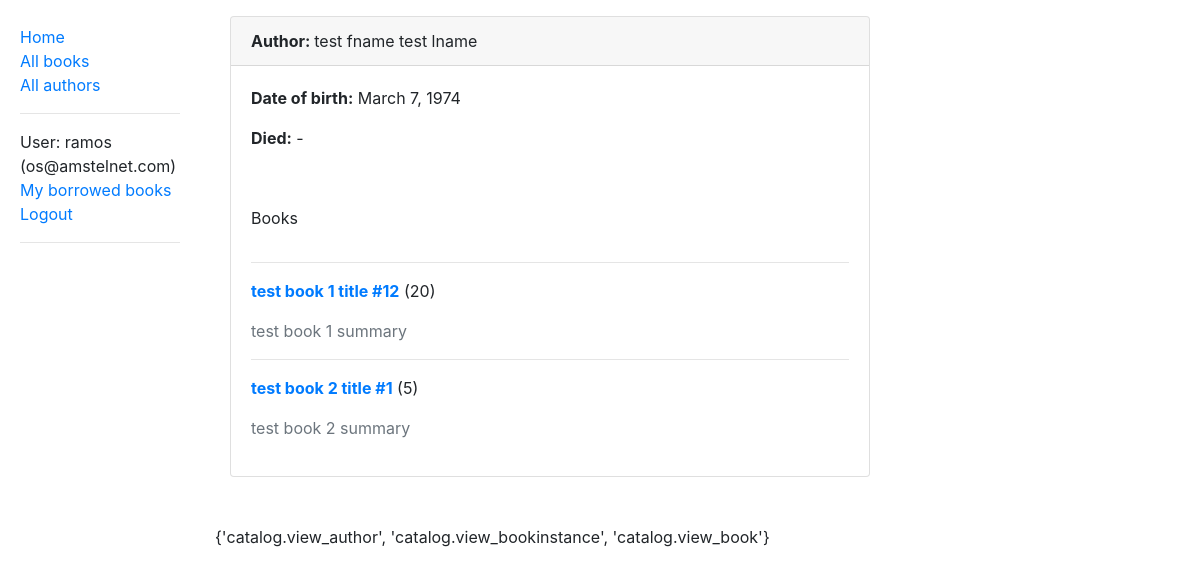
Page /catalog/author/16 (signed in) on the committed database.
### catalog/models.py (models this page shows, shortened)
class Author(models.Model):
    first_name = models.CharField(max_length=100)
    last_name = models.CharField(max_length=100)
    date_of_birth = models.DateField(null=True, blank=True)
    date_of_death = models.DateField('Died', null=True, blank=True)
    class Meta:
        ordering = ['last_name', 'first_name']

class Book(models.Model):
    title = models.CharField(max_length=200)
    author = models.ForeignKey('Author', on_delete=models.SET_NULL, null=True)
    summary = models.TextField(max_length=1000, help_text='Enter a brief description of the book')
    isbn = models.CharField('ISBN', max_length=13,
                            help_text='13 Character <a href="https://www.isbn-international.org/content/what-isbn">ISBN number</a>')
    genre = models.ManyToManyField(Genre, help_text='Select a genre for this book')
    language = models.ForeignKey('Language', on_delete=models.SET_NULL, null=True)
    def display_genre(self):
        """Create a string for the Genre. This is required to display genre in Admin."""
        return ', '.join([genre.name for genre in self.genre.all()[:3]])
    display_genre.short_description = 'Genre'
    def get_available_copies(self):
        return self.bookinstance_set.filter(status__exact='a')

### catalog/views.py (the view)
# urls.py: path('author/<int:pk>', views.AuthorDetailView.as_view(), name='author-detail'),
class AuthorDetailView(LoginRequiredMixin,
                       DetailView):
    model = Author
    def dispatch(self, *args, **kwargs):
        print('AuthorListView::dispatch()')
        print(f"AuthorListView::self.request.user: {self.request.user}")
        if self.request.user.is_authenticated:
            self.user_permissions = list(Permission.objects.filter(group__user=self.request.user).values_list('codename', flat=True))
        else:
            self.user_permissions = []
        print(self.user_permissions)
        return super().dispatch(*args, **kwargs)
    def get_context_data(self, **kwargs):
        context = super().get_context_data(**kwargs)
        context['user_permissions'] = self.user_permissions
        return context

### catalog/templates/catalog/author_detail.html (shortened to what this page needs)
{% extends 'base_generic.html' %}
{% block content %}
    <div class="container-fluid mt-3">
    <div class="card" style="width:40rem;">
        <div class="card-header">
            <strong>Author: </strong> {{ author.first_name }} {{ author.last_name }}
        </div>
        <div class="card-body">
            <div class="card-title">
                <p><strong>Date of birth:</strong> {{ author.date_of_birth }}</p>
            </div>
            <div class="card-title">
                <p><strong>Died:</strong> {% if author.date_of_death %}{{ author.date_of_death }}{% else %}-{% endif %}</p>
            </div>
        </div>
        <div class="card-body">
            Books
            <div class="row mt-3">
                <div class="col-sm-12  ">
            {% for book in author.book_set.all %}
                <hr>
                <p class="card-text"><strong><a href="{% url 'book-detail' book.pk %}">{{ book.title }} #{{ book.get_available_copies.count }}</a></strong> ({{ book.bookinstance_set.all.count }})</p>
                <p class="text-muted">{{ book.summary }}</p>
            {% empty %}
                <p>No books published by this author</p>
            {% endfor %}
                </div>
            </div>
        </div>
    </div>
    </div>
{% endblock %}

### templates/base_generic.html (shortened to what this page needs)
                    {% load bootstrap4 %}
<!DOCTYPE html>
<html lang="en">
<head>
    {% bootstrap_css %}
    <link rel="stylesheet" href="https://stackpath.bootstrapcdn.com/font-awesome/4.7.0/css/font-awesome.min.css">
    {%  load static %}
    <link rel="stylesheet" href="{% static 'css/styles.css' %}">
</head>
<body>
  <div class="container-fluid">
     <div class="row">
         <div class="col-sm-2">
             {% block sidebar %}
                 <ul class="sidebar-nav">
                   <li><a href="{% url 'index' %}">Home</a></li>
                     <li><a href="{% url 'books' %}">All books</a></li>
                     <li><a href="{% url 'authors' %}">All authors</a></li>
                     <li><hr></li>
                     {% if user.is_authenticated %}
                         <li>User: {{ user.get_username }} ({{ user.email }})</li>
                         <li><a href="{% url 'my-borrowed-books' %}">My borrowed books</a></li>
                         <li><a href="{% url 'logout' %}?next={{ request.path }}">Logout</a></li>
                         <li><hr></li>
                     {% else %}
                         <li><a href="{% url 'login' %}?next={{ request.path }}">Login</a></li>
                     {% endif %}
                 </ul>
             {% endblock sidebar %}
         </div>
         <div class="col-sm-10">
             {% block content %}{% endblock %}
             <p class="mt-5">
                 {% if perms.catalog %}
                     {{ perms.catalog  }}
                 {% endif %}
             </p>
         </div>
     </div>
  </div>
</body>
</html>

### static/css/styles.css (style rules this page uses)
.sidebar-nav { margin-top: 20px; padding: 5px; list-style: none; }

### rows in the picture
Author: first_name "test fname", last_name "test lname", date_of_birth "March 7, 1974"
Book: title "test book 1 title", get_available_copies.count "12", bookinstance_set.all.count "20", summary "test book 1 summary"
Book: title "test book 2 title", get_available_copies.count "1", bookinstance_set.all.count "5", summary "test book 2 summary"

### other values in the picture
{{ user.get_username }} "ramos"
{{ user.email }} "os@amstelnet.com"
{{ perms.catalog }} "{'catalog.view_author', 'catalog.view_bookinstance', 'catalog.view_book'}"
